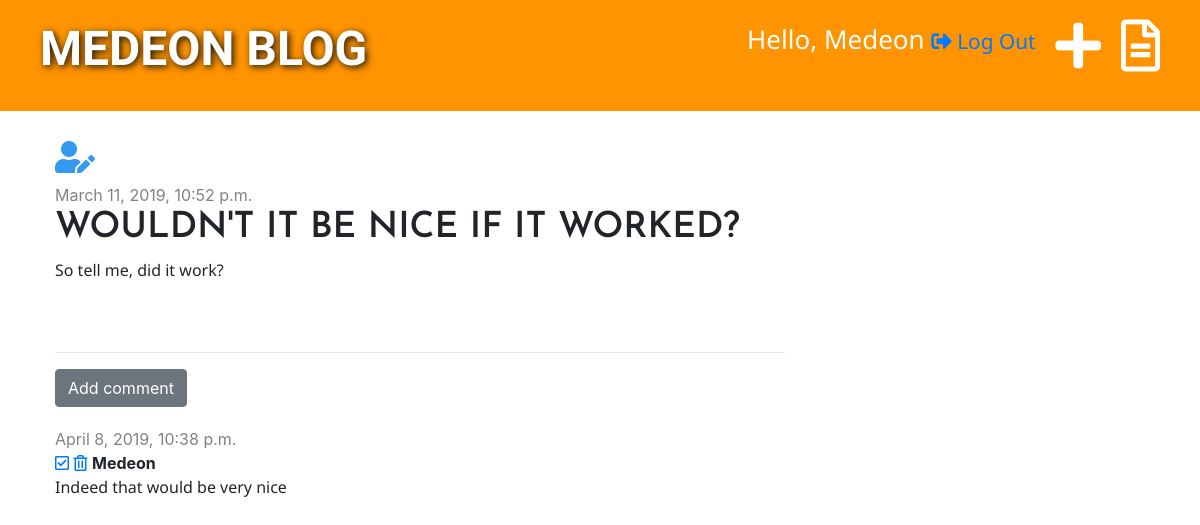
Page /post/4/ (signed in) on the earlier database version.
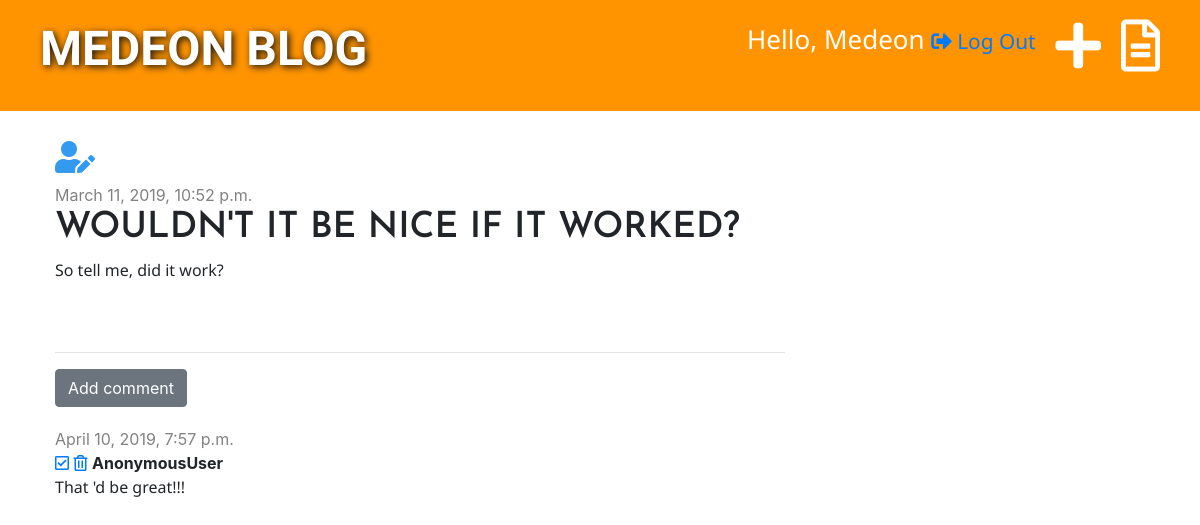
Same page on the later database version.
### blog/models.py (models this page shows, shortened)
class Comment(models.Model):
    post = models.ForeignKey('blog.Post', on_delete=models.CASCADE, related_name='comments')
    author = models.CharField(max_length=200)
    text = models.TextField()
    created_date = models.DateTimeField(default=timezone.now)
    approved = models.BooleanField(default=False)

### blog/views.py (the view)
# urls.py: path('post/<int:pk>/', views.post_detail, name='post_detail'),
def post_detail(request, pk):
    post = get_object_or_404(Post, pk=pk)
    context_dictionary = {'post': post}
    return render(request, 'blog/post_detail.html', context_dictionary)

### blog/templates/blog/post_detail.html (shortened to what this page needs)
{% extends 'blog/base.html' %}
{% block content %}
    <div class="post">
    {% if user.is_authenticated %}
        <a href="{% url 'post_edit' pk=post.pk %}"><i class="fas fa-user-edit fa-2x" style="color: #339af0"></i></a>
    {% endif %}
        {% if post.published_date %}
            <div class="date">
                {{ post.published_date }}
            </div>
            {% else %}
                <a href="{% url 'post_publish' pk=post.pk %}" class="btn btn-primary">Publish</a>
        {% endif %}
        <h1>{{ post.title }}</h1>
        <p>{{ post.text|linebreaksbr }}</p>
    </div>
    <hr>
    <a href="{% url 'add_comment_to_post' pk=post.pk %}" class="btn btn-secondary">Add comment</a>
    {% for comment in post.comments.all %}
        {% if user.is_authenticated or comment.approved %}
        <div class="comment">
            <div class="date">
                {{ comment.created_date }}
            </div>
            {% if not comment.approved and user.is_superuser %}
                <a href="{% url 'comment_approve' pk=comment.pk %}"><i class="far fa-check-square"></i></a>
                <a href="{% url 'comment_remove' pk=comment.pk %}"><i class="far fa-trash-alt"></i></a>
                {% endif %}
                <strong>{{ comment.author }}</strong>
                <p>{{ comment.text }}</p>
        </div>
        {% endif %}
    {% empty %}
        <p>No comments yet ...</p>
    {% endfor %}
{% endblock %}

Differences in the rows shown:
removed Comment: created_date "April 8, 2019, 10:38 p.m.", approved False (drawn), author "Medeon", text "Indeed that would be very nice"
added Comment: created_date "April 10, 2019, 7:57 p.m.", approved False (drawn), author "AnonymousUser", text "That 'd be great!!!"
